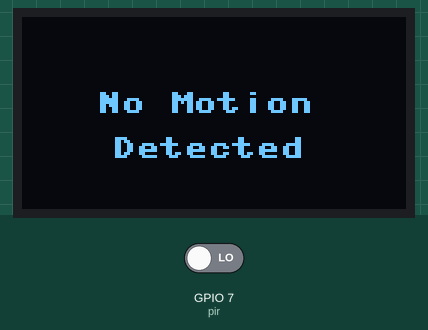
A program run on a simulated ESP32 board running MicroPython. Shown: 128×64 one-colour display. The inputs (shaded band) are chosen by the test bench; at power-on: GPIO 7 (pir) LOW. What the program prints to the serial console is not drawn.

Above: at 1.2 s.
1.3 s: GPIO 7 (pir) driven HIGH
At 2.8 s:
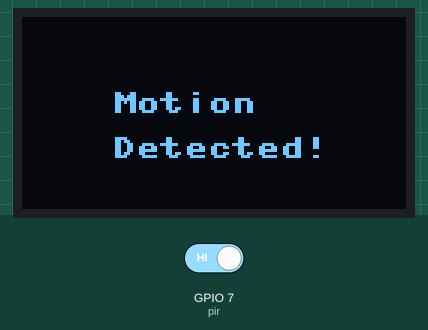
4.0 s: GPIO 7 (pir) driven LOW
At 5.2 s:
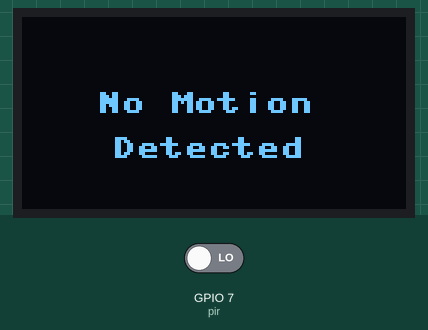
Timing chart, 0 to 7.0 s (numbered marks = the images above; inputs shaded):
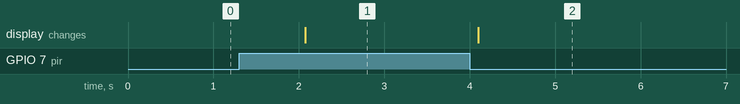

Measured:
- after the input at 1.3 s, the display: changes after 0.78 s (image 1)
- after the input at 4.0 s, the display: changes after 0.10 s (image 2)

The program:

PIR.py
```python
from machine import Pin, SoftI2C
import ssd1306
import time

# I2C setup for OLED (adjust pins if needed)
i2c = SoftI2C(scl=Pin(21), sda=Pin(20))
oled_width = 128
oled_height = 64
oled = ssd1306.SSD1306_I2C(oled_width, oled_height, i2c)

# PIR sensor setup (adjust pin number to your board wiring)
PIR_PIN = 7
pir = Pin(PIR_PIN, Pin.IN)

while True:
    motionDetected = pir.value()   # 1 if motion detected, 0 otherwise

    oled.fill(0)  # Clear screen

    if motionDetected == 1:
        oled.text("Motion", 30, 25)
        oled.text("Detected!", 30, 40)
        print("Motion Detected!")
    else:
        oled.text("No Motion", 25, 25)
        oled.text("Detected", 30, 40)
        print("No Motion")

    oled.show()
    time.sleep(2)
```
